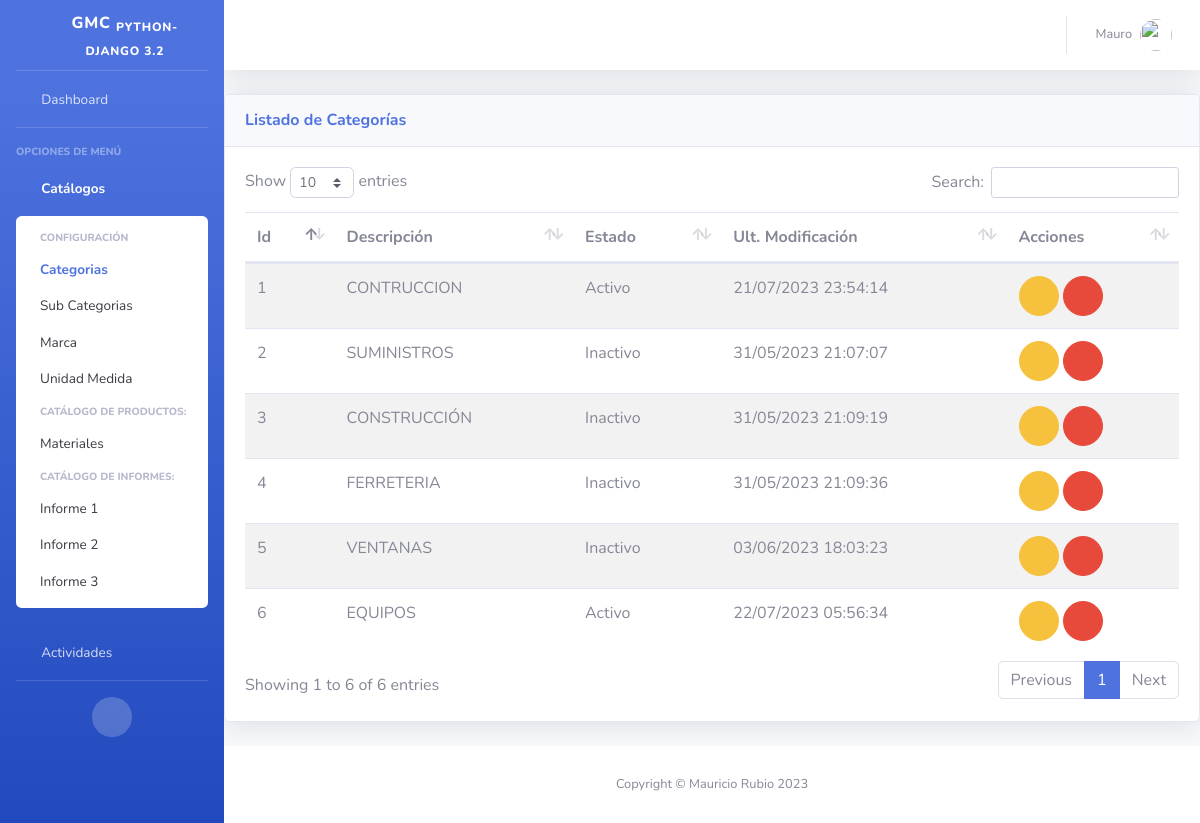
The page /inv/categorias/ (signed in) on the database as committed earlier.
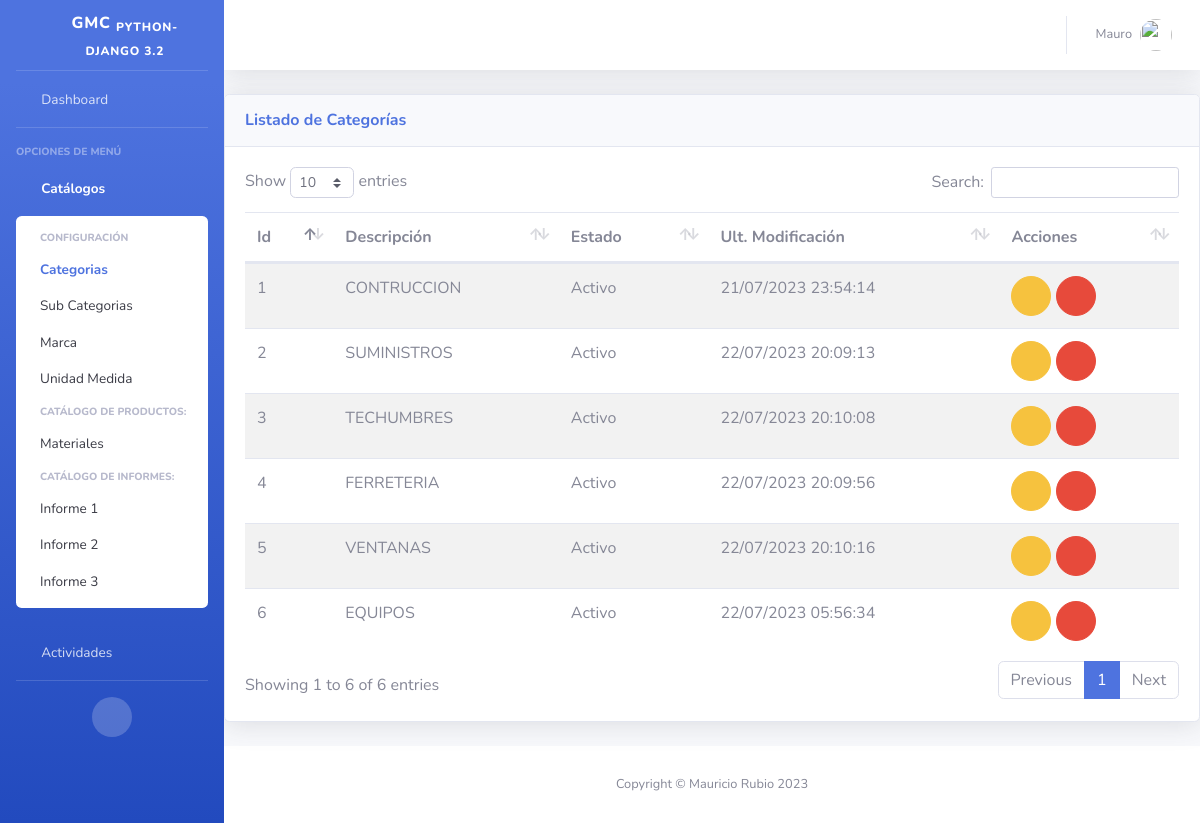
The same page on the database as committed later.
### inv/models.py (models this page shows, shortened)
class Categoria(ClaseModelo):
    descripcion = models.CharField(
        max_length=100,
        help_text='Descripción de la Categoría',
        unique=True
    )
    class Meta:
        verbose_name_plural= "Categorias"

### inv/views.py (the view)
# urls.py: path('categorias/',CategoriaView.as_view(), name='categoria_list'),
class CategoriaView(SinPrivilegios, \
    generic.ListView):
    permission_required = "inv.view_categoria"
    model = Categoria
    template_name = "inv/categoria_list.html"
    context_object_name = "obj"

### inv/templates/inv/categoria_list.html (shortened to what this page needs)
{% extends 'base/base.html' %}
{% block page_content %}
<div class="card shadow mb-4">
    <div class="card-header py-3 d-flex flex-row align-items-center justify-content-between">
      <h6 class="m-0 font-weight-bold text-primary">Listado de Categorías</h6>
      <div class="dropdown no-arrow">
        <a class="dropdown-toggle" href="#" role="button" id="dropdownMenuLink" data-toggle="dropdown" aria-haspopup="true" aria-expanded="false">
          <i class="fas fa-ellipsis-v fa-sm fa-fw text-gray-400"></i>
        </a>
      </div>
    </div>
    <div class="card-body">
      {% if not obj %}
      <div class="alert alert-info">No hay categorías</div>
      {% else %}
      <table class="table table-striped table-hover">
          <thead>
              <th>Id</th>
              <th>Descripción</th>
              <th>Estado</th>
              <th>Ult. Modificación</th>
              <th class="all">Acciones</th>
          </thead>
          <tbody>
              {% for item in obj %}
              <tr>
                  <td>{{ item.id }}</td>
                  <td>{{ item.descripcion }}</td>
                  <td>{{ item.estado|yesno:"Activo,Inactivo" }}</td>
                  <td>{{ item.fm|date:"d/m/Y H:i:s" }}</td>
                  <td>
                    <a href="{% url 'inv:categoria_edit' item.id %}" class="btn btn-warning btn-circle" role="button"><i class="far fa-edit"></i></a>
                    <a href="{% url 'inv:categoria_del' item.id %}" class="btn btn-danger btn-circle" role="button"><i class="far fa-trash-alt"></i></a>
                  </td>
              </tr>
              {% endfor %}
          </tbody>
      </table>
      {% endif %}
    </div>
  </div>
{% endblock %}

Rows that differ between the two databases and show on the page:
changed Categoria "SUMINISTROS": estado "Inactivo" → "Activo"; fm "31/05/2023 21:07:07" → "22/07/2023 20:09:13"
changed Categoria id 3: descripcion "CONSTRUCCIÓN" → "TECHUMBRES"; estado "Inactivo" → "Activo"; fm "31/05/2023 21:09:19" → "22/07/2023 20:10:08"
changed Categoria "FERRETERIA": estado "Inactivo" → "Activo"; fm "31/05/2023 21:09:36" → "22/07/2023 20:09:56"
changed Categoria "VENTANAS": estado "Inactivo" → "Activo"; fm "03/06/2023 18:03:23" → "22/07/2023 20:10:16"
